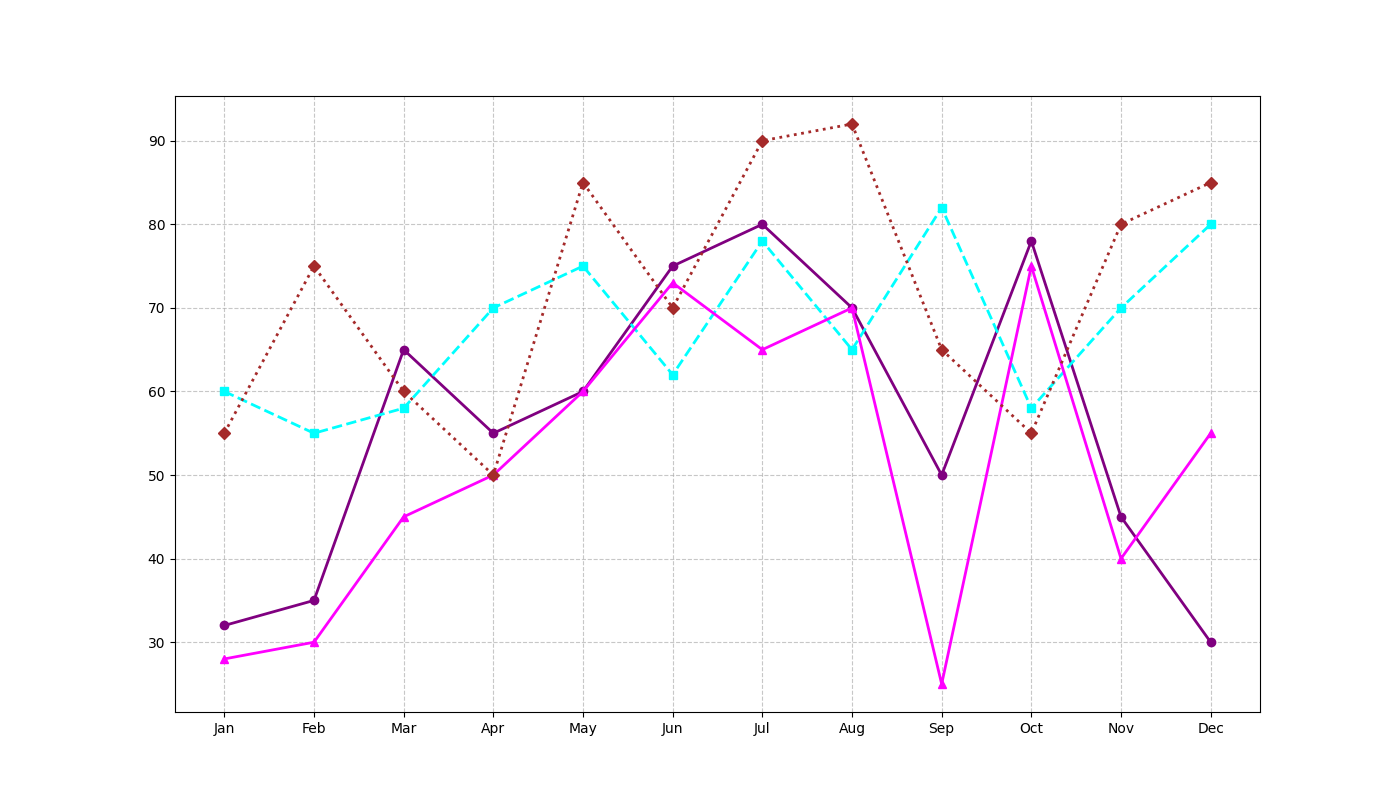

Python code for this plot:
import matplotlib.pyplot as plt
import numpy as np

months = np.array(['Jan', 'Feb', 'Mar', 'Apr', 'May', 'Jun', 'Jul', 'Aug', 'Sep', 'Oct', 'Nov', 'Dec'])

new_york = np.array([32, 35, 65, 55, 60, 75, 80, 70, 50, 78, 45, 30])
los_angeles = np.array([60, 55, 58, 70, 75, 62, 78, 65, 82, 58, 70, 80])
chicago = np.array([28, 30, 45, 50, 60, 73, 65, 70, 25, 75, 40, 55])
houston = np.array([55, 75, 60, 50, 85, 70, 90, 92, 65, 55, 80, 85])

fig, ax = plt.subplots(figsize=(14, 8))

ax.plot(months, new_york, marker='o', linestyle='-', markersize=6, linewidth=2, color='purple')
ax.plot(months, los_angeles, marker='s', linestyle='--', markersize=6, linewidth=2, color='cyan')
ax.plot(months, chicago, marker='^', linestyle='-', markersize=6, linewidth=2, color='magenta')
ax.plot(months, houston, marker='D', linestyle=':', markersize=6, linewidth=2, color='brown')

ax.grid(True, linestyle='--', alpha=0.7)

plt.show()
